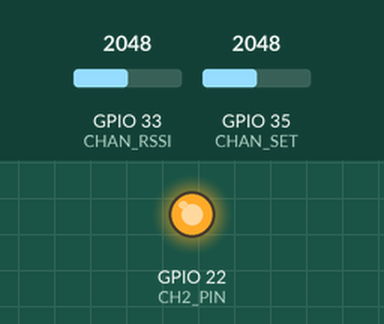
Simulated run of this program. Board: ESP32. On the bench: output pins drawn as LEDs (lit = HIGH). The inputs (shaded band) are chosen by the test bench; at power-on: GPIO 33 (CHAN_RSSI) = 2048, GPIO 35 (CHAN_SET) = 2048. What the program prints to the serial monitor is not drawn.

Above: at 0.1 s.
Timing chart, 0 to 1.6 s (numbered marks = the images above):
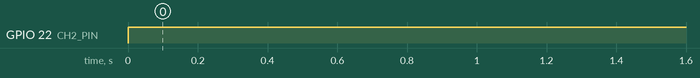

Measured:
- by itself, GPIO 22 (CH2_PIN): LOW → HIGH at 0.00 s

The program:

main.cpp
```cpp
#include <Arduino.h>

#include "rx5808.h"

const uint8_t CH2_PIN = 22;
const uint8_t CHAN_SET = 35;
const uint8_t CHAN_RSSI = 33;
// const int freqLookup = [
// [5865, 5845, 5825, 5805, 5785, 5765, 5745, 5725],
// [5733, 5752, 5771, 5790, 5809, 5828, 5847, 5866],
// [5705, 5685, 5665, 5645, 5885, 5905, 5925, 5945],
// [5740, 5760, 5780, 5800, 5820, 5840, 5860, 5880],
// [5658, 5695, 5732, 5769, 5806, 5843, 5880, 5917],
// [5362, 5399, 5436, 5473, 5510, 5547, 5584, 5621],
// ];
const uint16_t MIN_FREQ = 5800;
const uint16_t MAX_FREQ = 5900;
// Config config;
Rx5808 rx(CH2_PIN);
uint16_t old_freq = 0;

void setup() {
  Serial.begin(115200);

  rx.init();
}

void loop() {
	uint16_t freq = (double(analogRead(CHAN_SET)) / 4095.0 * (MAX_FREQ - MIN_FREQ) + MIN_FREQ);
	Serial.print("Freq: ");
	Serial.println(freq);
	Serial.print("RSSI: ");
	Serial.println(analogRead(CHAN_RSSI));
	if (abs(old_freq - freq) > 1) {
		rx.setFrequency(freq);
		old_freq = freq;
	}
	delay(500);
}
```

rx5808.cpp
```cpp
#include "rx5808.h"

#include <Arduino.h>
#include <SPI.h>

Rx5808::Rx5808(uint8_t selPin) : m_selPin(selPin) {}

void Rx5808::init() {
  pinMode(m_selPin, OUTPUT);

  SPI.begin();
  SPI.setBitOrder(LSBFIRST);

  digitalWrite(m_selPin, LOW);
  SPI.transfer(0x10);
  SPI.transfer(0x01);
  SPI.transfer(0x00);
  SPI.transfer(0x00);
  digitalWrite(m_selPin, HIGH);
}

void Rx5808::setFrequency(uint16_t freq) {
  uint32_t d = (freq - 479) / 2;

  uint8_t dh = d >> 5;
  uint8_t dl = d & 0x1F;

  uint8_t d0 = (dl << 5) | 0x11;
  uint8_t d1 = (dh << 4) | (dl >> 3);
  uint8_t d2 = dh >> 4;
  uint8_t d3 = 0x00;

  digitalWrite(m_selPin, LOW);
  SPI.transfer(d0);
  SPI.transfer(d1);
  SPI.transfer(d2);
  SPI.transfer(d3);
  digitalWrite(m_selPin, HIGH);
}
```

rx5808.h
```cpp
#pragma once

#include <stdint.h>

class Rx5808 {
 public:
  Rx5808(uint8_t selPin);
  void init();
  void setFrequency(uint16_t freq);

 private:
  uint8_t m_selPin;    // CS (CH2)
};
```
